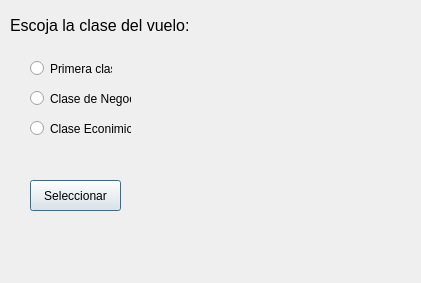
<?xml version="1.0" encoding="UTF-8"?>
<ui version="4.0">
 <class>Dialog</class>
 <widget class="QDialog" name="Dialog">
  <property name="geometry">
   <rect>
    <x>0</x>
    <y>0</y>
    <width>421</width>
    <height>283</height>
   </rect>
  </property>
  <property name="windowTitle">
   <string>Seleccion de Vuelo</string>
  </property>
  <widget class="QLabel" name="lista">
   <property name="geometry">
    <rect>
     <x>10</x>
     <y>10</y>
     <width>191</width>
     <height>31</height>
    </rect>
   </property>
   <property name="font">
    <font>
     <pointsize>12</pointsize>
    </font>
   </property>
   <property name="text">
    <string>Escoja la clase del vuelo: </string>
   </property>
  </widget>
  <widget class="QRadioButton" name="SL_PrimeraClase">
   <property name="geometry">
    <rect>
     <x>30</x>
     <y>60</y>
     <width>82</width>
     <height>17</height>
    </rect>
   </property>
   <property name="text">
    <string>Primera clase</string>
   </property>
  </widget>
  <widget class="QRadioButton" name="SL_ClaseNegocio">
   <property name="geometry">
    <rect>
     <x>30</x>
     <y>90</y>
     <width>101</width>
     <height>17</height>
    </rect>
   </property>
   <property name="text">
    <string>Clase de Negocio</string>
   </property>
  </widget>
  <widget class="QRadioButton" name="SL_ClaseEconomico">
   <property name="geometry">
    <rect>
     <x>30</x>
     <y>120</y>
     <width>101</width>
     <height>17</height>
    </rect>
   </property>
   <property name="text">
    <string>Clase Econimico</string>
   </property>
  </widget>
  <widget class="QLabel" name="Texto_Output">
   <property name="geometry">
    <rect>
     <x>170</x>
     <y>170</y>
     <width>221</width>
     <height>61</height>
    </rect>
   </property>
   <property name="sizePolicy">
    <sizepolicy hsizetype="Preferred" vsizetype="Preferred">
     <horstretch>0</horstretch>
     <verstretch>0</verstretch>
    </sizepolicy>
   </property>
   <property name="text">
    <string/>
   </property>
   <property name="alignment">
    <set>Qt::AlignLeading|Qt::AlignLeft|Qt::AlignVCenter</set>
   </property>
  </widget>
  <widget class="QPushButton" name="Btn_Sleccion">
   <property name="geometry">
    <rect>
     <x>30</x>
     <y>180</y>
     <width>91</width>
     <height>31</height>
    </rect>
   </property>
   <property name="text">
    <string>Seleccionar</string>
   </property>
  </widget>
  <widget class="QLabel" name="Texto_Info">
   <property name="geometry">
    <rect>
     <x>180</x>
     <y>60</y>
     <width>211</width>
     <height>71</height>
    </rect>
   </property>
   <property name="text">
    <string/>
   </property>
   <property name="alignment">
    <set>Qt::AlignLeading|Qt::AlignLeft|Qt::AlignTop</set>
   </property>
  </widget>
 </widget>
 <resources/>
 <connections/>
</ui>
